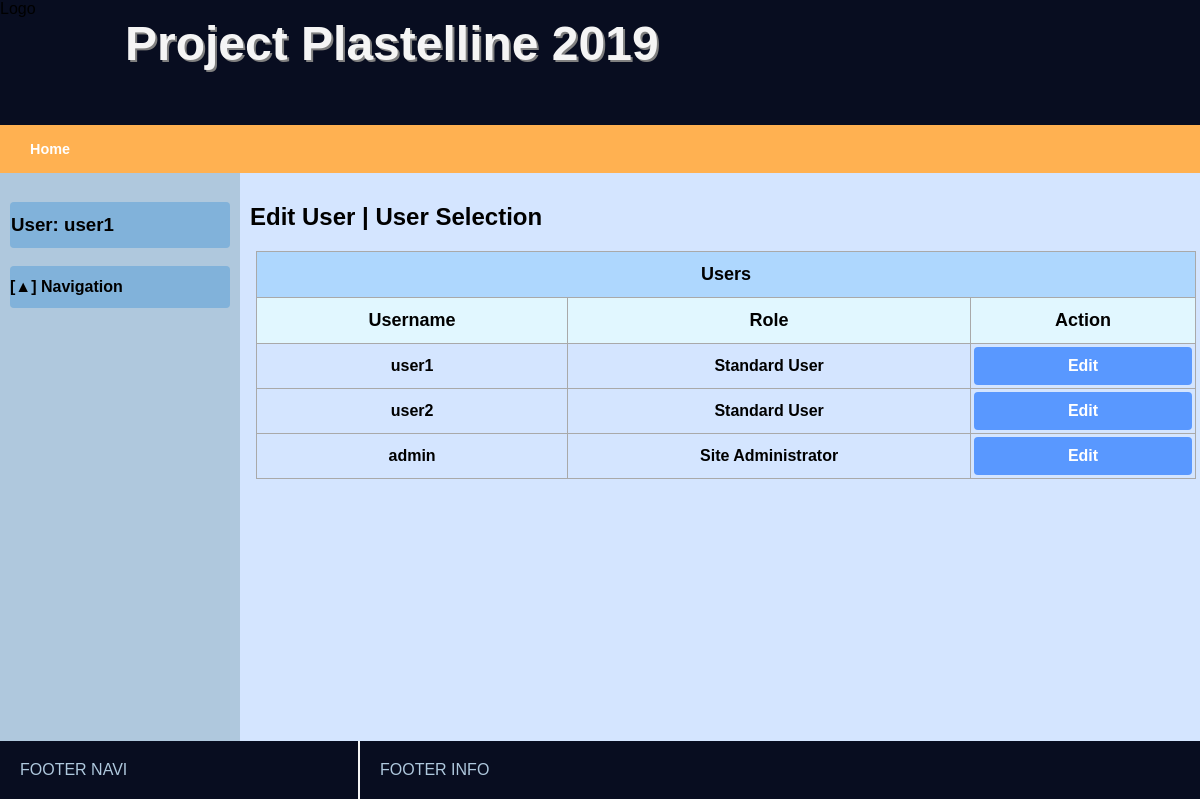
/index.php?q=edit/user (signed in), run on the app's committed database.
### tables this page shows
CREATE TABLE IF NOT EXISTS `variables` (
  `vid` int(11) NOT NULL AUTO_INCREMENT,
  `name` varchar(255) NOT NULL,
  `value` text NOT NULL,
  PRIMARY KEY (`vid`)
);

CREATE TABLE IF NOT EXISTS `user` (
  `uid` int(11) NOT NULL AUTO_INCREMENT,
  `username` varchar(255) NOT NULL,
  `password` varchar(255) NOT NULL,
  `role` tinyint(4) NOT NULL,
  PRIMARY KEY (`uid`)
);

CREATE TABLE IF NOT EXISTS `roles` (
  `roleid` int(11) NOT NULL AUTO_INCREMENT,
  `role_name` varchar(255) NOT NULL,
  `role_display_name` varchar(255) NOT NULL,
  `role_description` text,
  PRIMARY KEY (`roleid`)
);

### includes/classes/router_class.php (called while the page is built, shortened)
<?php
class Router
{
    public static function LoadModFromFiles($mod_name)
    {
        $module_path ="modules".DIRECTORY_SEPARATOR.$mod_name;
        if (is_dir($module_path)){
            if(is_file($module_path.DIRECTORY_SEPARATOR.$mod_name.".php")){
                if (is_callable($mod_name,true))
                {
                    call_user_func($mod_name);
                }
            }
        }
    }
}
?>

### index.php (called while the page is built, shortened)
<?php
include_once("includes".DIRECTORY_SEPARATOR."bootstrap.php");
boot();
?>

### includes/classes/query_class.php (called while the page is built, shortened)
<?php
class Query
{
    protected $table;
    protected $db;
    protected $sql;
    protected $params = array();
    protected $returned_rows;
    public function __construct(DB $db)
    {
        $this->db = $db;
    }
    public function SetTableName($table_name)
    {
        $this->table = $table_name;
        return $this;
    }
    public function Select(array $fields_array)
    {
        $this->params = array();
        $this->sql = "SELECT ";
        $count = 0;
        foreach ($fields_array as $field)
        {
            $this->sql .= $field;
            if ($count < count($fields_array)-1)
            {
                $this->sql .=",";
            }
            $count++;
        }
        $this->sql .=" FROM `".$this->table."` ";
        return $this;
    }
    public function Where(array $where_clause)
    {
        $this->sql .= "WHERE ".$where_clause[0]." ".$where_clause[1]." ?";
        array_push($this->params, $where_clause[2]);
        return $this;
    }
    public function AndClause(array $clause)
    {
        $this->sql .=" AND {$clause[0]} {$clause[1]} ?";
        array_push($this->params,$clause[2]);
        return $this;
    }
    public function Limit($rows, $offset=null)
    {
        if (!isset($offset)) $this->sql .= " LIMIT ".$rows;
        return $this;
    }
    public function OrderBy(array $fields, $order="ASC")
    {
       $this->sql .= " ORDER BY ";
        foreach ($fields as $field)
        {
            $this->sql .= $field;
        }
         $this->sql.= " ".strtoupper($order);
        return $this;
    }
    public function Run()
    {
        $dbo = $this->db->GetDBConnection();
        $stmt = $dbo->prepare($this->sql);
        $result = $stmt->execute($this->params);
        $this->returned_rows = $stmt->FetchAll();
        return $this;
    }
    public function GetReturnedRows()
    {
        return $this->returned_rows;
    }
}
?>

### includes/classes/security_class.php (called while the page is built, shortened)
<?php
class Security
{
    public static function UserIsLoggedIn()
    {
        if (isset($_SESSION['username']) and isset($_SESSION['role'])){
            if ($_SESSION['role']>1){
            return TRUE;
            }
        }
        return FALSE;
    }
    public static function Get_Users_Array()
    {
        $query= new Query(new DB());
        $query->SetTableName('user');
        $query->Select(['uid','username','role']);
        $query->OrderBy(['role'],"DESC");
        $query->Run();
        $result= $query->GetReturnedRows();
        $users= array();
        foreach ($result as $row){
            $users[]= [
                'uid'=>$row['uid'],
                'username'=>$row['username'],
                'role'=>$row['role']
            ];
        }
        return $users;
    }
    public static function Get_Roles_Array($remove_anoymous=false)
    {
        $query= new Query(new DB());
        $query->SetTableName('roles');
        $query->Select(['roleid','role_name','role_display_name','role_description']);
        if ($remove_anoymous){
            $query->Where(['roleid','>','1']);
        }
        $query->OrderBy(['roleid'],"DESC");
        $query->Run();
        $result= $query->GetReturnedRows();
        $roles= array();
        foreach ($result as $row){
            $roles[]= [
                'roleid'=>$row['roleid'],
                'role_name'=>$row['role_name'],
                'role_display_name'=>$row['role_display_name'],
                'role_description'=>$row['role_description']
            ];
        }
        return $roles;
    }
}
?>

### includes/classes/db_class.php (called while the page is built, shortened)
<?php
class DB
{
    protected function DBConnect()
    {
        try
        {
           $conn_string = DB_ENGINE.':host='.DB_HOST.';dbname='.DB_NAME;
           $dbc = new PDO($conn_string,DB_USER,DB_PASSWORD);
        }
        catch (PDOException $Exception)
        {
           $this->IsConnected = false;
           return $this->DBError = $Exception->getMessage();
        }
        return $this->DBConnection = $dbc;
    }
}
?>

### includes/classes/theme_class.php (called while the page is built)
<?php
class Theme
{
    public static function GetActiveTheme()
    {
        $query = new Query(new DB());
        $query->SetTableName("theme_registry");
        $query->Select(['theme_name']);
        $query->Where(['status','=','1']);
        $query->Limit(1);
        $query->Run();
        $result = $query->GetReturnedRows();
        return $result[0]['theme_name'];
    }
}
?>

### modules/edit_user/edit_user.php (the view, shortened to what this page needs)
<?php
function edit_user()
{
    Append_Content(show_users_table());
}
function show_users_table()
{
    $users_array= Security::Get_Users_Array();
    $roles_array= Security::Get_Roles_Array(true);
    $table= "<table class='users-table' border=1>";
    $table.= "<thead> <tr> <th class='th-section-header' colspan=3> Users </th></tr>";
    $table.= "<tr> <th> Username </th> <th> Role </th><th> Action </th></tr> </thead>";
    foreach ($users_array as $user){
        $table.= "<tr>";
        $table.= "<td> {$user['username']} </td>";
        foreach ($roles_array as $role){
            if ($user['role'] == $role['roleid'])
            {
                $role_name = $role['role_display_name'];
                break;
            }
        }
        $table.= "<td>{$role_name}</td>";
        $link_button= "<a class='link-button full' href=".CMS_BASE_URL."?q=edit/user/".$user['uid']."> Edit </a>";
        $table.= "<td>{$link_button}</td>";
        $table.= "</tr>";
    }
    $table.= "</table>";
    return $table;
}
?>

### includes/bootstrap.php (shortened to what this page needs)
<?php
function boot()
{
    RouteListener();
    $theme = Theme::GetActiveTheme();
    if (is_dir('themes'.DIRECTORY_SEPARATOR.$theme)){
        include_once('themes'.DIRECTORY_SEPARATOR.$theme.DIRECTORY_SEPARATOR.$theme.'.tpl.php');
    }
}
    function RouteListener(){
        $url = new URL();
        $mod_name = Router::ResolveModuleURL($url);
        if ($mod_name == true){
            Router::LoadModFromFiles($mod_name);
        }
        else
        {
          $url->InternalRedirect('not_found');
          return false;
        }
    }
?>

### themes/default/default.tpl.php (shortened to what this page needs)
<!DOCTYPE html>
<html>
<head>
    <link rel="stylesheet" type="text/css" media="screen" href="themes\default\default.css">
    <link rel="stylesheet" type="text/css" media="screen" href="themes\default\forms.css">
</head>
<body>
        <div class="header-wrapper">
                <div class="logo"><?php Logo();?></div>
                <div class="site-name"><h1><?php Site_Name();?></h1></div>
                <div class="head-navi"><?php Head_Navigation();?></div>
        </div>
        <div class="content-wrapper" >
                <div class="sidebar-left"><?php Main_Navi();?> </div>
                <div class="content-main" ><?php Content();?>  </div>
        </div>
        <div class="footer-wrapper">
            <div class="footer-inner-left"><?php Footer_Navi();?></div>
            <div class="footer-inner-right"><?php Footer_Info();?></div>
        </div>
</body>
</html>

### includes/engines/theme_engine.php (shortened to what this page needs)
<?php
function Site_Name()
{
    $query = new Query(new DB());
    $query->SetTableName('variables');
    $query->Select(['value']);
    $query->Where(['name','=','site_name']);
    $query->Limit(1);
    $query->Run();
    $result = $query->GetReturnedRows();
    print($result[0]['value']);
}
function Head_Navigation()
{
    print("<a href=".CMS_BASE_URL."?q=home> Home </a>" );
}
function Main_Navi()
{
    Main_Navigation::GreetUser();
    Main_Navigation::Render_Menu();
}
function Footer_Info()
{
    print("FOOTER INFO");
}
function Footer_Navi()
{
    print("FOOTER NAVI");
}
function Content()
{
    print($GLOBALS['content']);
}
?>

### includes/classes/navigation_class.php (shortened to what this page needs)
<?php
class Main_Navigation {
    public static function Render_Menu(){
        $query = new Query(new DB());
        $query->SetTableName("routes");
        $query->Select(['action','type','mod_display_name','mod_name']);
        $query->Where(['status','=','1']);
        $query->AndClause(['visible','=','1']);
        $query->OrderBy(['mod_display_name']);
        $query->Run();
        $result = $query->GetReturnedRows();
        $html = "<input type='checkbox' id='menu'>";
        $html .= "<label for='menu'><b>Navigation</b></label>";
        $html .= "<div id='menu' class='collapsible'>";
        $html .= "<ul id='main-nav' class='nav'>";
        foreach ($result as $row) {
            if (Security::UserIsLoggedIn()==true and $row['action']=='login') continue;
            if (Security::UserHasPerMission($row['mod_name'])==false) continue;
            $html.="<li id='nav-item' class='nav'>";
            $html.="<a class='nav-link' href=".CMS_BASE_URL."?q=".$row['action'];
            if (!empty($row['type'])) {
                $html .= "/".$row['type'];
            }
            $html.=">".$row['mod_display_name']."</a>";
            $html.="</li>";
        }
        $html .= "</ul>";
        $html .="</div>";
        print($html);
    }
    public static function GreetUser()
    {
        if (Security::UserIsLoggedIn())
        {
            $html = "<h3 class='sidebar-row' id='user-hello'>";
            $html .= "User: ".$_SESSION['username'];
            $html .= "</h3>";
            print($html);
        }
    }
}
?>

### themes/default/default.css (style rules this page uses)
* { box-sizing: border-box; }
html, body { margin: 0px; font-family: Arial, Helvetica, sans-serif; height: 100%; }
.header-wrapper { width: 100%; background-color: rgb(207, 250, 250); }
.logo { width: 125px; height: 125px; background-color: #080d20; float: left; }
.site-name { padding: 12px; width: 100%; height: 125px; background-color: #080d20; color: whitesmoke; text-shadow: 2px 2px gray; font-size: 2vw; }
.site-name h1 { padding: 2px; margin: 2px; }
.head-navi { padding: 15px; overflow: hidden; top:0; background-color: #ffb151; color: white; }
.head-navi a { overflow: hidden; padding: 15px; text-decoration: none; color: white; font-weight: bolder; font-size: 1.2vw; }
.content-wrapper { min-height: 71vh; display: flex; flex-wrap:wrap; }
.content-main { flex: 80%; background-color: #d4e5ff; padding: 10px; }
.sidebar-left { flex: 20%; background-color: #afc8dd; padding: 10px; }
.sidebar-row { width: 100%; background-color: #81b2da; padding: 12px 12px 12px 1px; border-radius: 4px; }
.footer-wrapper { overflow: hidden; display: flex; }
.footer-inner-left { padding: 20px; flex: 30%; background-color: #080d20; border-right: 2px solid whitesmoke; color: #afc8dd }
.footer-inner-right { padding: 20px; flex: 70%; background-color: #080d20; color: #afc8dd; }
table { width: 100%; border-radius: 4px; margin: 6px; padding: 10px; }
table, th, td { border-collapse: collapse; border: 1px solid darkgrey; }
td { text-align: center; padding: 3px; }
th { background-color: #e1f7ff; padding: 12px; font-size: large; }
.th-section-header { background-color: #aed7fe; }
tr { font-size: initial; }
.link-button { border-radius: 4px; background-color:#5998ff; color: white; padding: 10px; text-decoration: none; font-weight: bolder; display: inline-block; }
.full { width: 100%; display: block; margin: 0; }
label[for=menu] { width:100%; background-color: #81b2da; border-radius: 4px; }
input:not(:checked) ~ label[for='menu'] ::before { content: " [▲] "; }

### themes/default/forms.css (style rules this page uses)
label { padding: 12px 12px 12px 0; display: inline-block; }

### data on the page
variables: value "Project Plastelline 2019"
user: username "user1"
roles: role_display_name "Standard User"
user: username "user2"
user: username "admin"
roles: role_display_name "Site Administrator"

### other printed values
$html "User: user1"
$GLOBALS['content'] "Edit User | User Selection"
